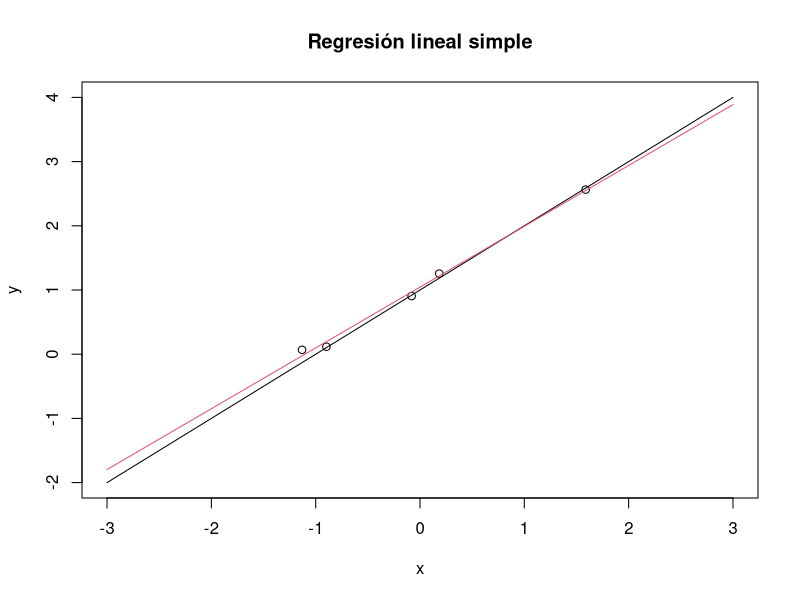

Recreate this plot in R.
# Ejercicios 3 de Marzo

# --------------- Ejercicio 1 

x <- seq(1, 10, by=0.2)
x

# a
n <- length(x)

# b
names(x) <- paste("x", 1:n, sep="_")
x

# c
mx <- mean(x)
mx

# d
sum(x>mx)

# e
which(x == min(x[x>mx]))

# f
y <- seq(1, by=2, length.out=n)

# g
x[y[1:5]]

# --------------- Ejercicio 2 

x<- seq(-2, 2, by=0.1)
x

(x< (-1))*1+(-1 <= x)*(x < 0)*log(x^2)+(0 <= x)*(x < 1)*log(x^2+1)+(x >= 1)*2
fx <- (x< (-1))*1+(-1 <= x& x < 0)*log(x^2)+(0 <= x & x < 1)*log(x^2+1)+(x >= 1)*2
fx[is.nan(fx)] <- 0
fx

# --------------- Ejercicio 3 

set.seed(1)
x <- runif(50)

# a
sum(x > 0.25 & x < 0.75)

# b
sum(x<0.1 | x>0.9)
x[x<0.1 | x>0.9] <- NA
mean(x, na.rm=TRUE)

# c
x [is.na(x)] <- 0
mean(x, na.rm=TRUE)

# --------------- Ejercicio 4 

a1 = 1
d = 1.2
n <- 20

an = a1 + (1:20-1)*d
an

# a
sum(an)
n*(an[1]+an[n])/2

# b
sd(an)
abs(d)*sqrt((n*(n+1))/12)

# c
prod(an)
(d^n)*(gamma(a1/d +n))/gamma(a1/d)

# --------------- Ejercicio 5 

x <- c(2,2,8,7,6,1,5)
n <- length(x)

x[2:n]-x[1:n-1]
diff(x)

# --------------- Ejercicio 6 

ABE <- LETTERS
ABE

# a
ABE.5 <- sample(ABE, 5, replace=FALSE)
ABE.5

# b
PAL <- c(paste(sample(ABE.5, 5, replace=FALSE), collapse=""), paste(sample(ABE.5, 5, replace=FALSE), collapse=""))
PAL


# -------------------------------------------------------------------------------------------------------------------
# Ejercicio dia 10 de Marzo


# --------------- Ejercicio 1

A <- matrix(1:9, 3,3)
A
x <- 1:3
x

A%*%x
class(A%*%x)
# da una matriz columna

#A%*%t(x)  esto no fufa, todo lo demas si
x%*%A
class(x%*%A)
t(x)%*%A
class(t(x)%*%A)
# Los dos anteriores dan la misma matriz fila

t(x)%*%x
class(t(x)%*%x)
# Da una matriz 1x1

# --------------- Ejercicio 2

# 2x=2 -> x=1
solve(2,2)

# Ax=b -> x= (-4,6)
A<-matrix(c(3,1,4,2),2,2)
b<-c(12,8)
solve(A,b)

# AX=C (C es matriz identidad 2x2) -> x=((1, -2), (-0.5, 1.5))
solve(A,diag(2))

# Calcula la inversa de A
solve(A)

# --------------- Ejercicio 3

A <- matrix(c(10, 7, 8, 7, 7, 5, 6, 5, 8, 6, 10, 9, 7, 5, 9, 10), ncol=4, nrow=4)
A
b <- c(32, 23, 33, 31)
b

solve(A, b)
solve(A, b+0.05)
solve(A, b+0.1)
# Tiene mal condicionamiento

# --------------- Ejercicio 4

A.autov <- eigen(A)$values
abs(max(A.autov)/min(A.autov))

1/kappa(A, exact=TRUE)

kappa(A, exact=TRUE)
rcond(A)

# --------------- Ejercicio 5

n<-5
set.seed(2)
x<-rnorm(n)
y<-1+x+rnorm(n,0,0.1)

# a
X <- cbind(1, x)

# b
XX <- crossprod(X,X)
XX.inv <- solve(XX)
XX.inv

# c
beta <- XX.inv%*%t(X)%*%y

# d
curve(1+x,-3,3,main='Regresión lineal simple',ylab='y')
points(x,y)
curve(beta[1]+beta[2]*x,add=T,col=2)

# --------------- Ejercicio 6

# a
QR <- qr(X)

# b
Q <- qr.Q(QR)

# c
b<-t(Q)%*%y

# d
R<-qr.R(QR)

# e
backsolve(R,b)

# --------------- Ejercicio 7

n <- 3
A <- matrix(rep(1:n,times=n)^rep(1:n,times=n, each=n),ncol=n,nrow=n)
A
x <- rep(1, times=n)
x

b <- A%*%x
b

# a
solve(A,b)

# b
rcond(A)

# c
# Paso de repetir, se va agravando el condicionamiento y ya


# -------------------------------------------------------------------------------------------------------------------
# Ejercicio dia 17 de Marzo


# --------------- Ejercicio 1

lista <- list(x1=1:5, x2=2:6, x3=3:7)

# a
x <- runif(10)
lista$x <- x
lista

# b
y <- rnorm(10)
lista$y <- y

# c
lapply(lista, sum)
sapply(lista, sum)
# lapply devuelve una lista y sapply un vector

# d
reg<-lm(y~x)
typeof(reg)

# e
lapply(reg, class)

# f
matriz <- cbind(reg$residuals, reg$fitted.values, x, y)
colnames(matriz) <- c("residuals", "fitted.values", "x", "y")
matriz

# --------------- Ejercicio 2

xi<-c(1.2,1.8,2.2,2.5,1.1)
yi<-c(15,18,10,12,6)
ni<-c(12,23,5,9,11)
datos<-data.frame(xi,yi,ni)

# a
n<-sum(datos$ni)
n

# b
mx <- sum(ni*xi)/n
mx
sx <- sum(ni*(xi-mx)^2)/(n-1)
sx

my <- sum(ni*yi)/n
my
sy <- sum(ni*(yi-my)^2)/(n-1)
sy

# c
datos.n <- data.frame(cbind(
    rep(xi, ni),
    rep(yi, ni)
    ))
colnames(datos.n) <- c('xi', 'yi')
datos.n

# d
mean(datos.n$xi)
var(datos.n$xi)

mean(datos.n$yi)
var(datos.n$yi)

# e

transform(datos.n, zxi=(xi-mx)/sx, zyi=(yi-my)/sy)
within(datos.n, {
    zxi<-(xi-mx)/sx
    zyi<-(yi-my)/sy
})

# --------------- Ejercicio 3

# a
head(ChickWeight)
tail(ChickWeight)

# b
str(ChickWeight)

# c
summary(ChickWeight)

# d
peso.dieta <- tapply(ChickWeight$weight, ChickWeight$Diet, summary)

# e
# no se ve
peso.dieta.2 <- 0

# f
peso.dieta.2 <- aggregate(ChickWeight$weight, by=list(ChickWeight$Diet), summary)
peso.dieta.2

# g
chick100 <- ChickWeight[sample(1:nrow(ChickWeight), 100), ]
chick100

# h
chick100[,sample(1:ncol(chick100), ncol(chick100))]

# i
chick100[, order(colnames(chick100))]

# j
chick100[order(chick100$Diet,chick100$weight),]

# k
new<-chick100[rev(order(chick100$weight)),]
new[!duplicated(new$Diet),]


# -------------------------------------------------------------------------------------------------------------------
# Ejercicio dia 24 de Marzo


# --------------- Ejercicio 1

